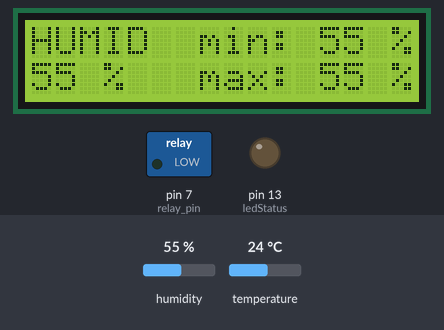
Bench run of a sketch on a simulated Arduino Uno, built with avr-gcc and run on an emulated ATmega328P. Shown: 16×2 character LCD, switched loads named in the sketch (green lamp = pin HIGH), output pins drawn as LEDs (lit = HIGH). Inputs (shaded band) come from the test bench; at power-on: humidity 55 %, temperature 24 °C.

Above: at 3.8 s.
3.9 s: humidity set to 22 %
At 8.1 s:
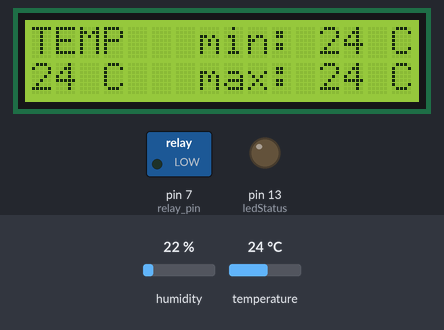
At 14.0 s:
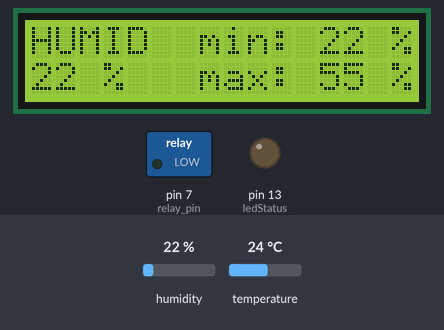
Timing chart, 0 to 19.3 s (numbered marks = the images above; inputs shaded):
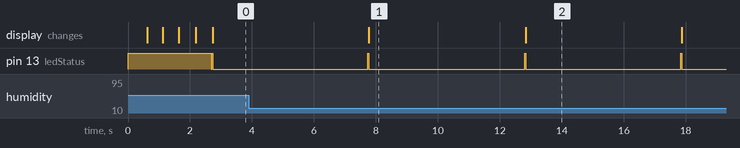

The sketch:

sketch_dec11a.ino
```cpp
#include <dht.h>                     // Load the DHT module library
#include <LiquidCrystal_I2C.h>       // Load the LCD with I2C library
LiquidCrystal_I2C lcd(0x27, 16, 2);  // Initialize LCD on address 2x27 with a 16 x 2 display

#include <Stepper.h>                 // Load the Arduino Stepper Library
const int stepsPerRevolution = 2038; // Define the number of steps per rotation
Stepper myStepper = Stepper(stepsPerRevolution, 8, 10, 9, 11); // Create an instance of stepper class

#define dht_pin A0                   // Analog Pin A0 of Arduino is connected to DHT11 out pin
dht DHT;                             // Set alias
byte myTemp;                         // Variable used to store current temperature in Celsius
byte myHumid;                        // Variable used to store current humidity
byte minHumid;                       // Variable used to store minimum humidity
byte maxHumid;                       // Variable used to store maximum humidity
byte minTemp;                        // Variable used to store minimum temperature
byte maxTemp;                        // Variable used to store maximum temperature
byte converted;                      // Variable used to store converted temperature from Celsius to Fahrenheit
byte CminTemp;                       // Variable used to store converted minimum temperature
byte CmaxTemp;                       // Variable used to store converted maximum temperature
int ledStatus = 13;                  // Initiate pin 13 as ledStatus

#define relay_pin 7                  // Pin 7 of Arduino is connected to relay out pin

void setup() {
  pinMode(ledStatus, OUTPUT);     // Set pin mode for status LED
  digitalWrite(ledStatus, HIGH);  // Turn on status LED
  lcd.init();                     // Initialize I2C LCD display
  lcd.backlight();                // Turn on LCD back light
  lcd.clear();                    // Clear the LCD screen

  /* The following section is optional
  ====================================================================================*/
  lcd.setCursor(0, 0);               // Set LCD cursor to 1st position on first line
  lcd.print(F("TEMP & HUMIDITY "));  // Send text to LCD
  lcd.setCursor(0, 1);               // Set LCD cursor to 1st position on 2nd line
  lcd.print(F("Initializing    "));  // Send text to LCD
  delay(500);                        // Set delay
  lcd.setCursor(0, 1);               // Set LCD cursor to 1st position on 2nd line
  lcd.print(F("Initializing.   "));  // Send text to LCD
  delay(500);                        // Set delay
  lcd.setCursor(0, 1);               // Set LCD cursor to 1st position on 2nd line
  lcd.print(F("Initializing..  "));  // Send text to LCD
  delay(500);                        // Set delay
  lcd.setCursor(0, 1);               // Set LCD cursor to 1st position on 2nd line
  lcd.print(F("Initializing... "));  // Send text to LCD
  delay(500);                        // Set delay
  lcd.setCursor(0, 1);               // Set LCD cursor to 1st position on 2nd line
  lcd.print(F("Initializing...."));  // Send text to LCD
  /*====================================================================================
  End of optional section */

  DHT.read11(dht_pin);              // Read data from dht_pin (A0)
  delay(500);                       // Set delay
  minHumid = (DHT.humidity);        // Set variable to initial minimum humidity reading
  maxHumid = (DHT.humidity);        // Set variable to initial maximum humidity reading
  minTemp = (DHT.temperature);      // Set variable to initial minimum temperature reading
  maxTemp = (DHT.temperature);      // Set variable to initial minimum temperature reading
  digitalWrite(ledStatus, LOW);     // Turn off status LED
  lcd.clear();                      // Clear the LCD screen

  pinMode(relay_pin, OUTPUT);
  digitalWrite(relay_pin, LOW);     // Turn off the motor
}

void loop() {
  DHT.read11(dht_pin);              // Take new reading from module
  myHumid = (DHT.humidity);         // Set variable to current humidity reading
  myTemp = (DHT.temperature);       // Set variable to current temperature reading

  if (myHumid < minHumid) { minHumid = (DHT.humidity); }  // If current humidity is < minimum, set minimum to current
  if (myHumid > maxHumid) { maxHumid = (DHT.humidity); }  // If current humidity is > maximum, set maximum to current
  if (myTemp < minTemp) { minTemp = myTemp; }     // If current temperature is < minimum, set maximum to current
  if (myTemp > maxTemp) { maxTemp = myTemp; }     // If current temperature is > maximum, set maximum to current

  HumidStat();  // Run HumidStat function
  delay(5000);  // wait for delay
  TempStat();   // Run TempStat function
  delay(5000);  // wait for delay

  // Control the motor according to temperature
  if (myTemp > 30) {
      digitalWrite(relay_pin, HIGH); // Turn on the motor
     // Rotate CCW at 10 RPM
	    myStepper.setSpeed(10);
	    myStepper.step(-stepsPerRevolution);
  } else {
      digitalWrite(relay_pin, LOW);  // Turn off the motor
  }
}

void TempStat() {
  digitalWrite(ledStatus, HIGH);  // Turn on status LED
  lcd.setCursor(0, 0);            // Set LCD cursor position
  lcd.print(F("TEMP   min: "));   // Display message on LCD
  lcd.setCursor(12, 0);           // Set LCD cursor position
  lcd.print(minTemp);            // Display minimum temperature on LCD
  lcd.print(F(" C"));             // Display message on LCD
  lcd.setCursor(0, 1);            // Set LCD cursor position
  lcd.print(myTemp);           // Display current temperature on LCD
  lcd.print(F(" C   "));          // Display message on LCD
  lcd.setCursor(7, 1);            // Set LCD cursor position
  lcd.print(F("max: "));          // Display message on LCD
  lcd.setCursor(12, 1);           // Set LCD cursor position
  lcd.print(maxTemp);            // Display maximum temperature on LCD
  lcd.print(F(" C"));             // Display message on LCD
  digitalWrite(ledStatus, LOW);   // Turn off status LED
}

void HumidStat() {
  digitalWrite(ledStatus, HIGH);  // Turn on status LED
  lcd.setCursor(0, 0);            // Set LCD cursor position
  lcd.print(F("HUMID  min: "));   // Display message on LCD
  lcd.setCursor(12, 0);           // Set LCD cursor position
  lcd.print(minHumid);            // Display minimum humidity on LCD
  lcd.print(F(" %"));             // Display message on LCD
  lcd.setCursor(0, 1);            // Set LCD cursor position
  lcd.print(myHumid);             // Display current humidity on LCD
  lcd.print(F(" %  "));           // Display message on LCD
  lcd.setCursor(7, 1);            // Set LCD cursor position
  lcd.print(F("max: "));          // Display message on LCD
  lcd.setCursor(12, 1);           // Set LCD cursor position
  lcd.print(maxHumid);            // Display maximum humidity on LCD
  lcd.print(F(" %"));             // Display message on LCD
  digitalWrite(ledStatus, LOW);   // Turn off status LED
}
```

Measured:
- after the input at 3.9 s, the display: first differs from a run without the input after 8.9 s (image 2)
- by itself, pin 13 (ledStatus): alternates HIGH for 0.03 s and LOW for 5.0 s
- what the display in image 1 shows lasts 5.0 s, from 7.8 s to 12.8 s
